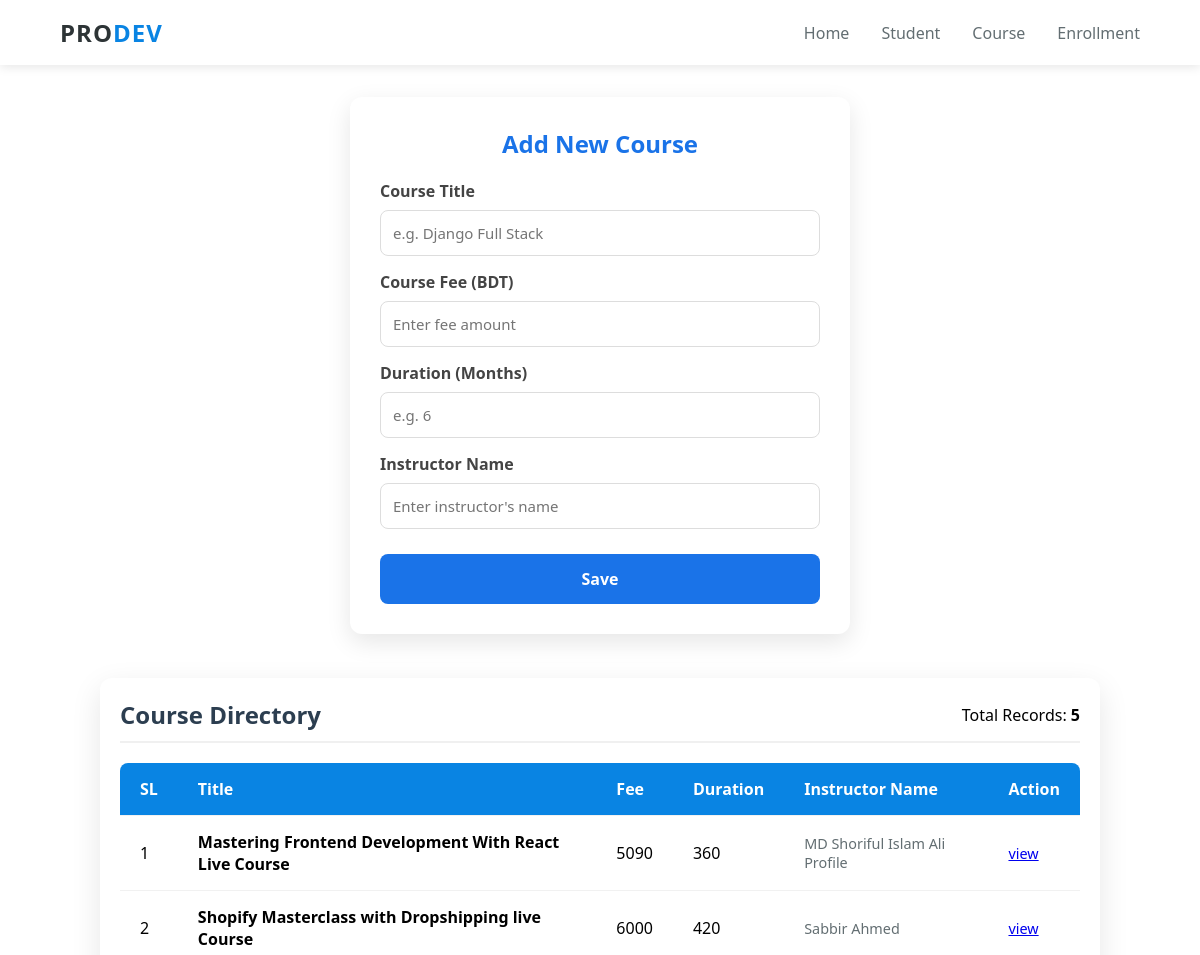
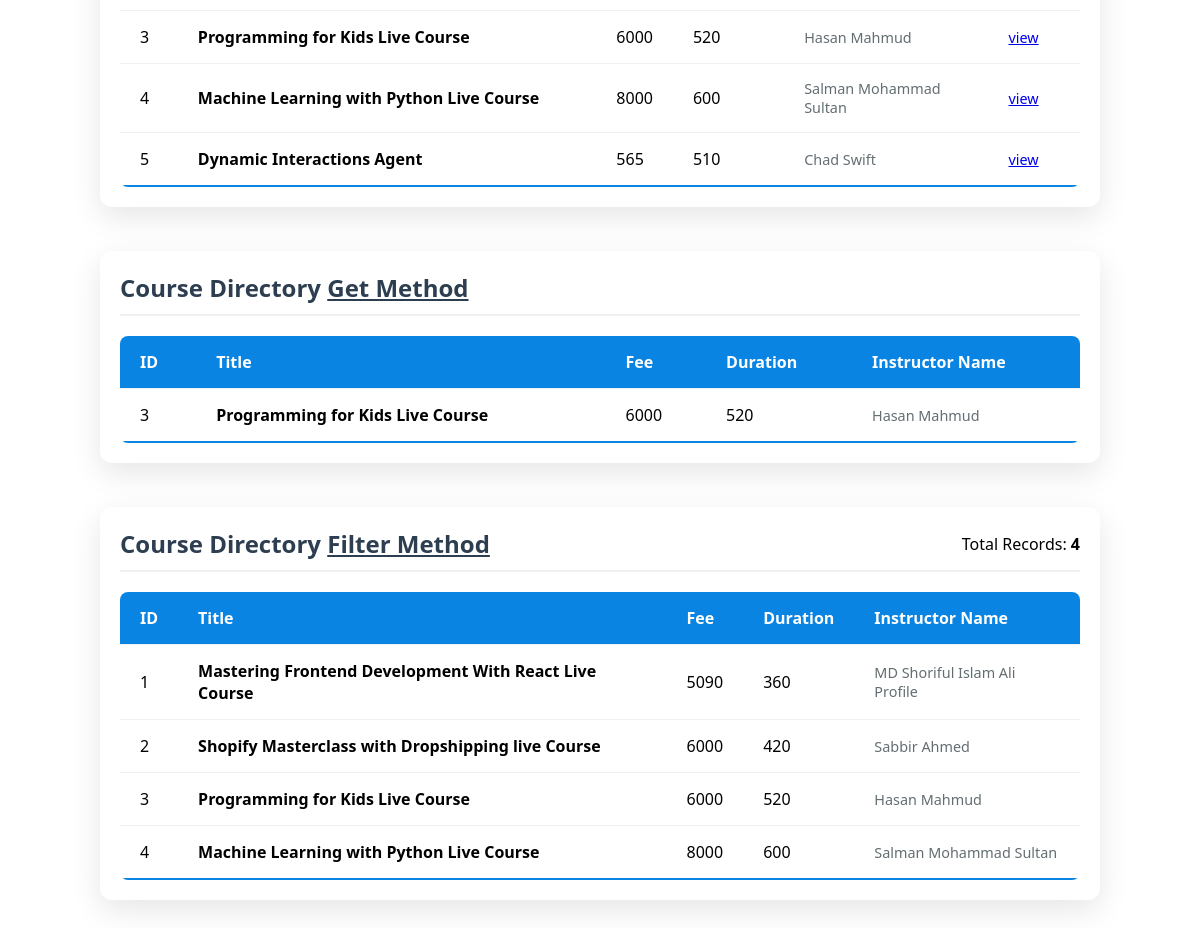
/course, run on an earlier commit of the app's database (2 pictures, top to bottom).
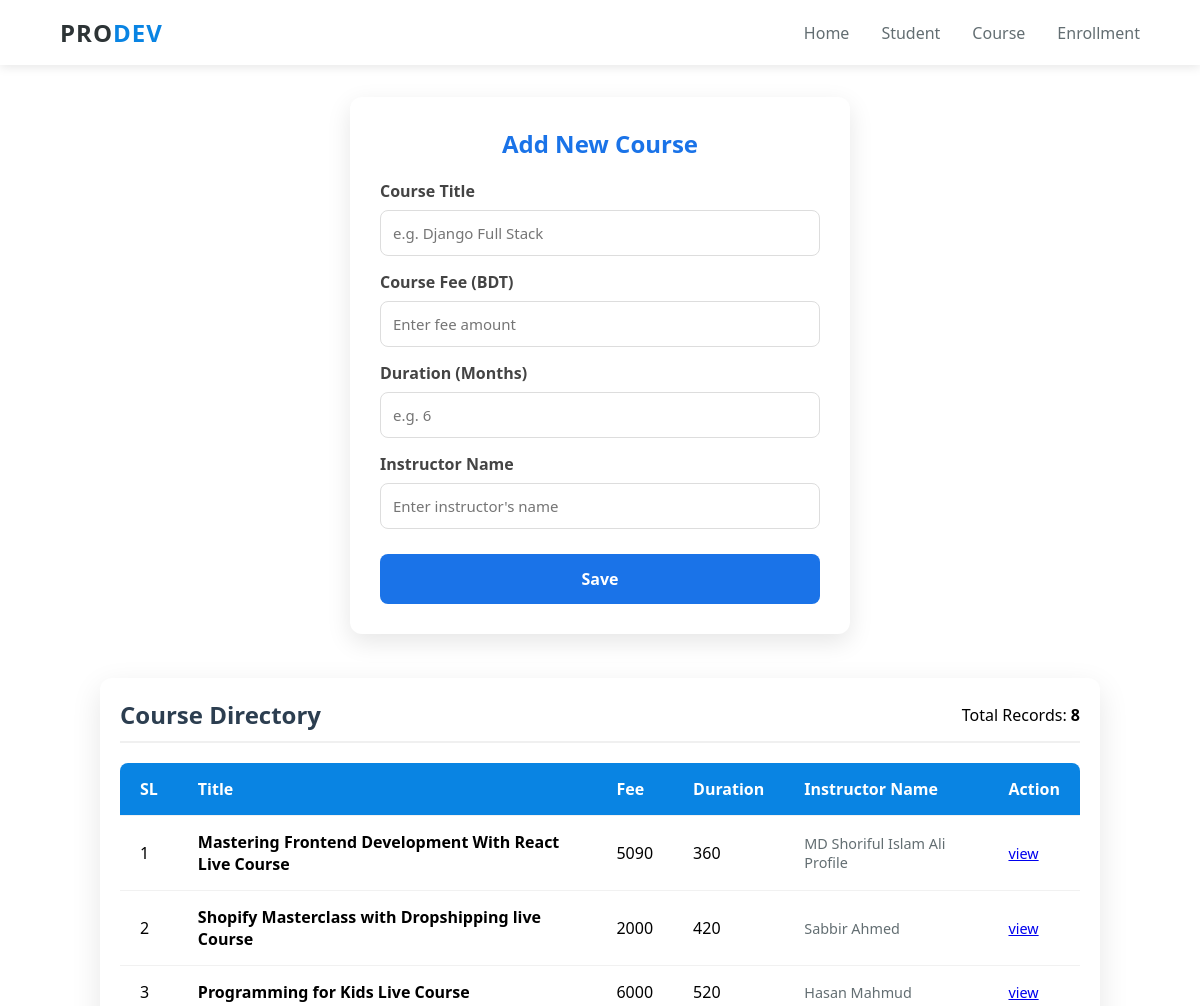
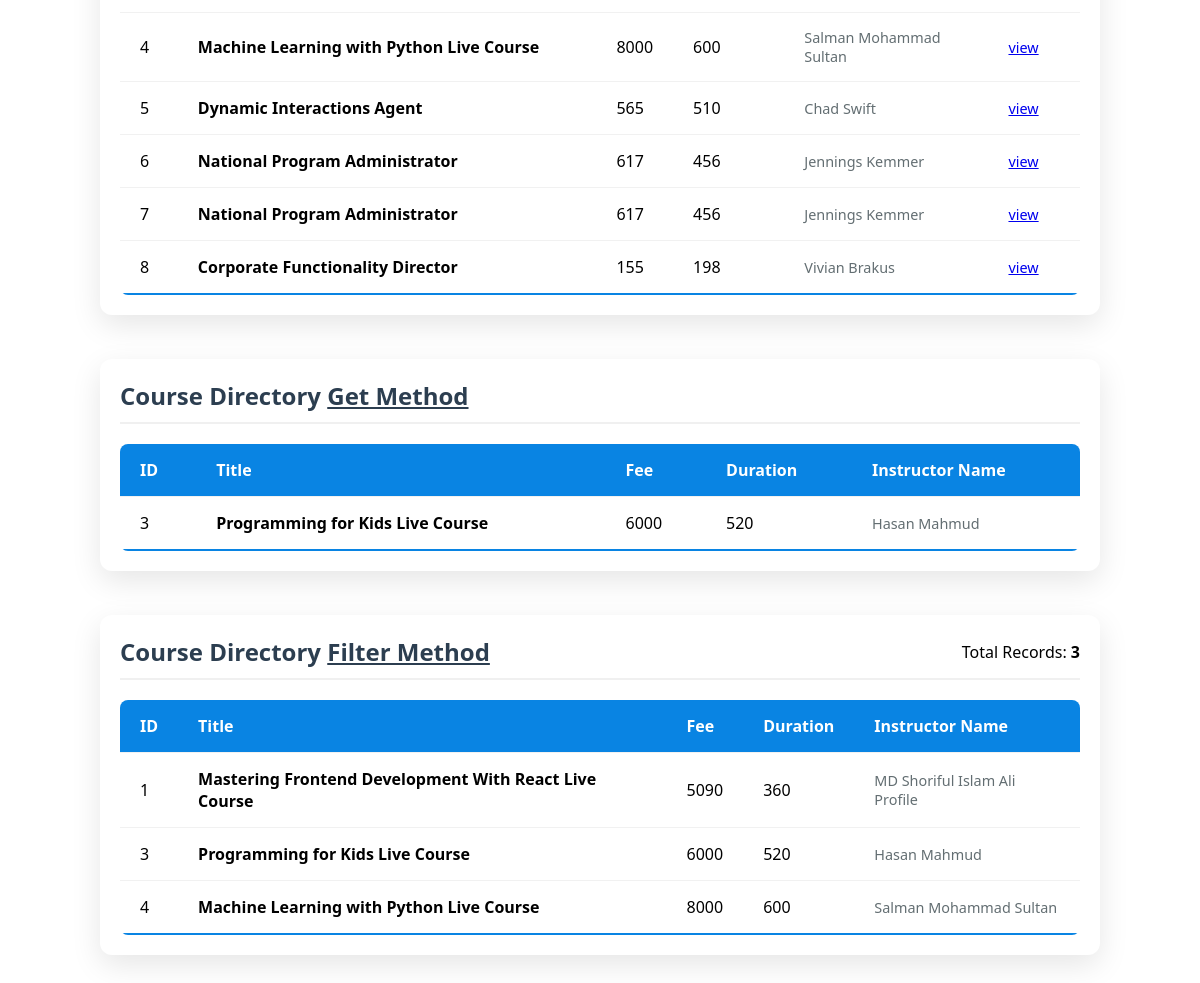
And on a later commit of the database (2 pictures, top to bottom).
### my_app/models.py (models this page shows, shortened)
class Course_Model(models.Model):
    title = models.CharField(max_length=100)
    fee = models.IntegerField()
    duration = models.IntegerField()
    instructor_name = models.CharField()

### my_app/views.py (the view, shortened to what this page needs)
# urls.py: path("course", course_data, name="course_model"),
def course_data(request):
    data = Course_Model.objects.all()
    single_data = Course_Model.objects.get(id=3)
    filter_data = Course_Model.objects.filter(fee__gt=3000)
    data_pack = {
        "title": "Course Directory",
        "item": data,
        "single_item": single_data,
        "filter_item": filter_data,
    }
    return render(request, "course.html", data_pack)

### my_app/templates/course.html (shortened to what this page needs)
{% extends 'masters/base.html' %} {% block blockname %}
<div class="form-container">
  <h2>Add New Course</h2>
  <form action="" method="POST">
    <div class="form-group">
      <label for="title">Course Title</label>
      <input
        type="text"
        id="title"
        name="course_title"
        placeholder="e.g. Django Full Stack"
        required
      />
    </div>
    <div class="form-group">
      <label for="fee">Course Fee (BDT)</label>
      <input type="number" id="fee" name="course_fee" placeholder="Enter fee amount" required />
    </div>
    <div class="form-group">
      <label for="duration">Duration (Months)</label>
      <input type="number" id="duration" name="course_duration" placeholder="e.g. 6" required />
    </div>
    <div class="form-group">
      <label for="instructor">Instructor Name</label>
      <input
        type="text"
        id="instructor"
        name="instructor_name"
        placeholder="Enter instructor's name"
        required
      />
    </div>
    <button type="submit" class="submit-btn">Save</button>
  </form>
</div>
<br />
<br />
<div class="table-container">
  <div class="table-header">
    <h2>{{ title}}</h2>
    <p>Total Records: <strong>{{ item.count }}</strong></p>
  </div>
  <table class="student-table">
    <thead>
      <tr>
        <th>SL</th>
        <th>Title</th>
        <th>Fee</th>
        <th>Duration</th>
        <th>Instructor Name</th>
        <th>Action</th>
      </tr>
    </thead>
    <tbody>
      {% for course in item %}
      <tr>
        <td data-label="sl">{{ forloop.counter }}</td>
        <td data-label="Name"><strong>{{ course.title }}</strong></td>
        <td data-label="Email">{{ course.fee }}</td>
        <td data-label="Phone">{{ course.duration }}</td>
        <td data-label="Address" class="address-text">{{ course.instructor_name }}</td>
        <td data-label="view" class="address-text">
          <a href="{% url 'course_details' course.id %}">view</a>
        </td>
      </tr>
      {% empty %}
      <tr>
        <td colspan="4" style="text-align: center; padding: 30px">
          No Course found in the database.
        </td>
      </tr>
      {% endfor %}
    </tbody>
  </table>
</div>
<br /><br />
<div class="table-container">
  <div class="table-header">
    <h2>{{ title}} <span style="text-decoration: underline">Get Method</span></h2>
  </div>
  <table class="student-table">
    <thead>
      <tr>
        <th>ID</th>
        <th>Title</th>
        <th>Fee</th>
        <th>Duration</th>
        <th>Instructor Name</th>
      </tr>
    </thead>
    <tbody>
      <tr>
        <td data-label="id">{{ single_item.id }}</td>
        <td data-label="title"><strong>{{ single_item.title }}</strong></td>
        <td data-label="fee">{{ single_item.fee }}</td>
        <td data-label="duration">{{ single_item.duration }}</td>
        <td data-label="instructor_name" class="address-text">{{ single_item.instructor_name }}</td>
      </tr>
    </tbody>
  </table>
</div>
<br /><br />
<div class="table-container">
  <div class="table-header">
    <h2>{{ title}} <span style="text-decoration: underline">Filter Method</span></h2>
    <p>Total Records: <strong>{{ filter_item.count }}</strong></p>
  </div>
  <table class="student-table">
    <thead>
      <tr>
        <th>ID</th>
        <th>Title</th>
        <th>Fee</th>
        <th>Duration</th>
        <th>Instructor Name</th>
      </tr>
    </thead>
    <tbody>
      {% for course in filter_item %}
      <tr>
        <td data-label="id">{{ course.id }}</td>
        <td data-label="Name"><strong>{{ course.title }}</strong></td>
        <td data-label="Email">{{ course.fee }}</td>
        <td data-label="Phone">{{ course.duration }}</td>
        <td data-label="Address" class="address-text">{{ course.instructor_name }}</td>
      </tr>
      {% empty %}
      <tr>
        <td colspan="4" style="text-align: center; padding: 30px">
          No Course found in the database.
        </td>
      </tr>
      {% endfor %}
    </tbody>
  </table>
</div>
{% endblock blockname %}

### my_app/templates/masters/base.html (shortened to what this page needs)
<!doctype html>
<html lang="en">
  <head>
  </head>
  <body>
    {% include 'masters/nav.html' %}
    <div style="padding: 2rem 5%">{% block blockname %} {% endblock blockname %}</div>
  </body>
</html>

### my_app/templates/masters/nav.html
<nav class="navbar">
  <a href="{% url 'home_page' %}" class="logo">PRO<span>DEV</span></a>
  <ul class="nav-links">
    <li><a href="{% url 'home_page' %}">Home</a></li>
    <li><a href=" {% url 'student_model' %}">Student</a></li>
    <li><a href="{% url 'course_model' %}">Course</a></li>
    <li><a href="{% url 'enroll_model' %}">Enrollment</a></li>
  </ul>
</nav>

### my_app/templates/masters/base.html (style rules this page uses)
* { margin: 0; padding: 0; box-sizing: border-box; font-family: 'Segoe UI', Tahoma, Geneva, Verdana, sans-serif; }
.navbar { display: flex; justify-content: space-between; align-items: center; background-color: #ffffff; padding: 1rem 5%; box-shadow: 0 2px 10px rgba(0, 0, 0, 0.1); position: sticky; top: 0; z-index: 1000; }
.logo { font-size: 1.5rem; font-weight: 700; color: #2d3436; text-decoration: none; letter-spacing: 1px; }
.logo span { color: #0984e3; }
.nav-links { display: flex; list-style: none; gap: 2rem; }
.nav-links a { text-decoration: none; color: #636e72; font-weight: 500; transition: all 0.3s ease; position: relative; }
.nav-links a::after { content: ''; position: absolute; width: 0; height: 2px; bottom: -5px; left: 0; background-color: #0984e3; transition: width 0.3s ease; }
.table-container { max-width: 1000px; margin: 0 auto; background: #fff; padding: 20px; border-radius: 12px; box-shadow: 0 10px 30px rgba(0, 0, 0, 0.1); }
.table-header { display: flex; justify-content: space-between; align-items: center; margin-bottom: 20px; border-bottom: 2px solid #f0f0f0; padding-bottom: 10px; }
.table-header h2 { color: #2c3e50; font-size: 24px; }
.student-table { width: 100%; border-collapse: collapse; overflow: hidden; border-radius: 8px; }
.student-table thead tr { background-color: #0984e3; color: #ffffff; text-align: left; font-weight: bold; }
.student-table th, .student-table td { padding: 15px 20px; border-bottom: 1px solid #f1f1f1; }
.student-table tbody tr { transition: background-color 0.3s ease; }
.student-table tbody tr:last-of-type { border-bottom: 2px solid #0984e3; }
.address-text { color: #636e72; font-size: 0.9rem; max-width: 250px; }
.form-container { background: #ffffff; width: 100%; max-width: 500px; padding: 30px; border-radius: 12px; box-shadow: 0 8px 24px rgba(0, 0, 0, 0.1); margin: auto; }
.form-container h2 { color: #1a73e8; margin-bottom: 20px; text-align: center; font-size: 24px; }
.form-group { margin-bottom: 15px; }
.form-group label { display: block; margin-bottom: 8px; font-weight: 600; color: #444; }
.form-group input, .form-group textarea { width: 100%; padding: 12px; border: 1.5px solid #ddd; border-radius: 8px; font-size: 15px; transition: border-color 0.3s ease; }
.submit-btn { width: 100%; padding: 14px; background-color: #1a73e8; color: white; border: none; border-radius: 8px; font-size: 16px; font-weight: bold; cursor: pointer; transition: background 0.3s ease; margin-top: 10px; }

What changed in the data, as far as the page shows it:
no longer on one of the page's lists (row edited): Course_Model: id "2", title "Shopify Masterclass with Dropshipping live Course", fee "6000", duration "420", instructor_name "Sabbir Ahmed"
changed Course_Model "Shopify Masterclass with Dropshipping live Course": fee "6000" → "2000"
added Course_Model: title "National Program Administrator", fee "617", duration "456", instructor_name "Jennings Kemmer", shown under "Course Directory"
added Course_Model: title "National Program Administrator", fee "617", duration "456", instructor_name "Jennings Kemmer", shown under "Course Directory"
added Course_Model: title "Corporate Functionality Director", fee "155", duration "198", instructor_name "Vivian Brakus", shown under "Course Directory"
Also different on the page:
{{ item.count }}: "5" → "8"
{{ filter_item.count }}: "4" → "3"
